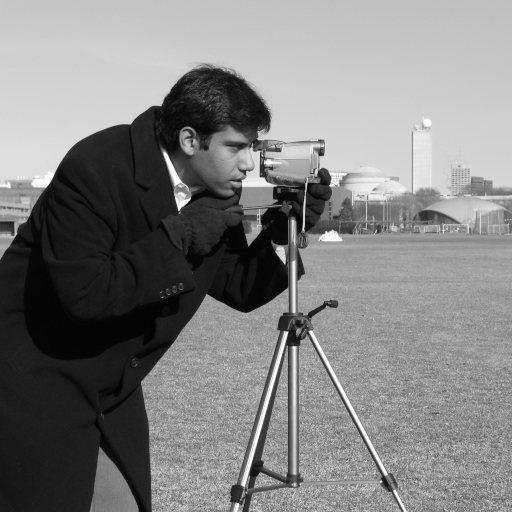
#> input picture skimage.data.camera(), 512 x 512 px
$ python geometry.py
#> lines starting #> are read from the running program, lines starting #| are printed output that depends on the picture
# 04_geometry/geometry.py

# Nama: Rayendra Althaf Taraka Noor
# NIM: 13522107
# Fitur: Script ini melakukan simulasi kalibrasi kamera dan transformasi geometri pada semua gambar.

import cv2
import numpy as np
from skimage import data
import os
import pandas as pd

def simulate_camera_calibration(image, image_name, output_dir):
    """
    Melakukan simulasi kalibrasi kamera dan transformasi geometri.
    """
    if not os.path.exists(output_dir):
        os.makedirs(output_dir)

    # Pastikan gambar dalam format BGR untuk menggambar
    if len(image.shape) == 2:
        image_bgr = cv2.cvtColor(image, cv2.COLOR_GRAY2BGR)
    else:
        image_bgr = image.copy()

    rows, cols, _ = image_bgr.shape

    all_params = []

    # --- 1. Simulasi Transformasi Perspektif ---
    # Tentukan 4 titik pada gambar sumber (sudut gambar)
    src_points = np.float32([
        [0, 0],         # Kiri atas
        [cols - 1, 0],  # Kanan atas
        [0, rows - 1],  # Kiri bawah
        [cols - 1, rows - 1] # Kanan bawah
    ])

    # Tentukan 4 titik tujuan untuk efek perspektif
    dst_points = np.float32([
        [cols * 0.15, rows * 0.15], # Kiri atas bergeser ke dalam
        [cols * 0.85, rows * 0.1],  # Kanan atas bergeser
        [cols * 0.05, rows * 0.9],  # Kiri bawah bergeser
        [cols * 0.95, rows * 0.85]  # Kanan bawah bergeser
    ])

    # Hitung matriks transformasi perspektif
    M_perspective = cv2.getPerspectiveTransform(src_points, dst_points)

    # Terapkan transformasi
    transformed_img = cv2.warpPerspective(image_bgr, M_perspective, (cols, rows))

    # Simpan hasil
    cv2.imwrite(os.path.join(output_dir, f"{image_name}_perspective_transformed.png"), transformed_img)

    all_params.append({
        'Image Source': image_name,
        'Transform Type': 'Perspective Transform',
        'Matrix Shape': f'{M_perspective.shape}',
        'Output Files': f'{image_name}_perspective_transformed.png'
    })

    # --- 2. Simulasi Rotasi dan Scaling ---
    # Matriks rotasi 30 derajat
    angle = 30
    center = (cols // 2, rows // 2)
    M_rotation = cv2.getRotationMatrix2D(center, angle, 1.0)

    # Terapkan rotasi
    rotated_img = cv2.warpAffine(image_bgr, M_rotation, (cols, rows))
    cv2.imwrite(os.path.join(output_dir, f"{image_name}_rotated_{angle}deg.png"), rotated_img)

    all_params.append({
        'Image Source': image_name,
        'Transform Type': f'Rotation {angle}°',
        'Matrix Shape': f'{M_rotation.shape}',
        'Output Files': f'{image_name}_rotated_{angle}deg.png'
    })

    # --- 3. Simulasi Camera Calibration dengan Checkerboard ---
    if "checkerboard" in image_name.lower():
        # Deteksi corner checkerboard untuk simulasi kalibrasi
        gray = cv2.cvtColor(image_bgr, cv2.COLOR_BGR2GRAY)

        # Parameter checkerboard (sesuaikan dengan gambar)
        pattern_size = (7, 7)  # Internal corners

        ret, corners = cv2.findChessboardCorners(gray, pattern_size, None)

        if ret:
            # Refine corner detection
            criteria = (cv2.TERM_CRITERIA_EPS + cv2.TERM_CRITERIA_MAX_ITER, 30, 0.001)
            corners_refined = cv2.cornerSubPix(gray, corners, (11, 11), (-1, -1), criteria)

            # Gambar corner yang terdeteksi
            corner_img = image_bgr.copy()
            cv2.drawChessboardCorners(corner_img, pattern_size, corners_refined, ret)
            cv2.imwrite(os.path.join(output_dir, f"{image_name}_calibration_corners.png"), corner_img)

            # Simulasi parameter kamera intrinsik
            camera_matrix = np.array([
                [800, 0, cols/2],
                [0, 800, rows/2],
                [0, 0, 1]
            ], dtype=np.float32)

            dist_coeffs = np.zeros((4, 1), dtype=np.float32)

            # Simulasi kalibrasi (dalam praktik nyata, ini akan menggunakan objek points 3D)
            obj_points = np.zeros((pattern_size[0] * pattern_size[1], 3), np.float32)
            obj_points[:, :2] = np.mgrid[0:pattern_size[0], 0:pattern_size[1]].T.reshape(-1, 2)

            # Simulasi pose estimation
            ret, rvecs, tvecs = cv2.solvePnP(obj_points, corners_refined, camera_matrix, dist_coeffs)

            all_params.append({
                'Image Source': image_name,
                'Transform Type': 'Camera Calibration',
                'Matrix Shape': f'Camera Matrix: {camera_matrix.shape}',
                'Output Files': f'{image_name}_calibration_corners.png'
            })

    # --- Simpan Parameter dan Matriks ke File Teks ---
    matrix_file_path = os.path.join(output_dir, f"{image_name}_geometry_parameters.txt")
    with open(matrix_file_path, 'w') as f:
        f.write("--- Parameter Transformasi Geometri ---\n\n")
        f.write(f"Gambar Sumber: {image_name}\n")
        f.write(f"Dimensi Gambar: {cols} x {rows}\n\n")

        f.write("1. Transformasi Perspektif:\n")
        f.write(f"Titik Sumber:\n{src_points}\n\n")
        f.write(f"Titik Tujuan:\n{dst_points}\n\n")
        f.write(f"Matriks Transformasi Perspektif:\n{M_perspective}\n\n")

        f.write("2. Transformasi Rotasi:\n")
        f.write(f"Sudut Rotasi: {angle} derajat\n")
        f.write(f"Pusat Rotasi: {center}\n")
        f.write(f"Matriks Rotasi:\n{M_rotation}\n\n")

        if "checkerboard" in image_name.lower() and ret:
            f.write("3. Parameter Kalibrasi Kamera:\n")
            f.write(f"Camera Matrix:\n{camera_matrix}\n\n")
            f.write(f"Distortion Coefficients:\n{dist_coeffs}\n\n")
            f.write(f"Rotation Vector:\n{rvecs}\n\n")
            f.write(f"Translation Vector:\n{tvecs}\n\n")

    df_params = pd.DataFrame(all_params)
    print(f"Transformasi geometri selesai untuk gambar: {image_name}")
    print(f"Parameter dan matriks disimpan di: '{matrix_file_path}'")
    return df_params

def main():
    """
    Fungsi utama untuk menjalankan pipeline transformasi geometri pada semua gambar standar.
    """
    output_dir_geometry = "04_geometry/output"
    all_params_list = []

    # --- Memproses Semua Gambar Standar ---
    standard_images = [
        ("cameraman", data.camera()),
        ("coins", data.coins()),
        ("checkerboard", data.checkerboard()),
        ("astronaut", cv2.cvtColor(data.astronaut(), cv2.COLOR_RGB2GRAY))
    ]
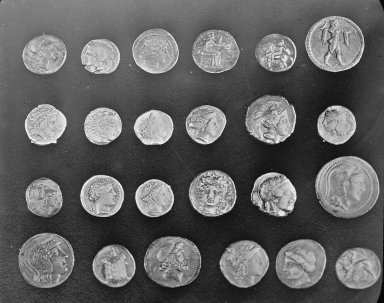
#> input picture skimage.data.coins(), 384 x 303 px
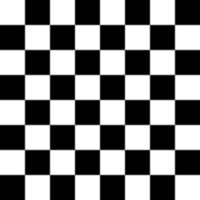
#> input picture skimage.data.checkerboard(), 200 x 200 px
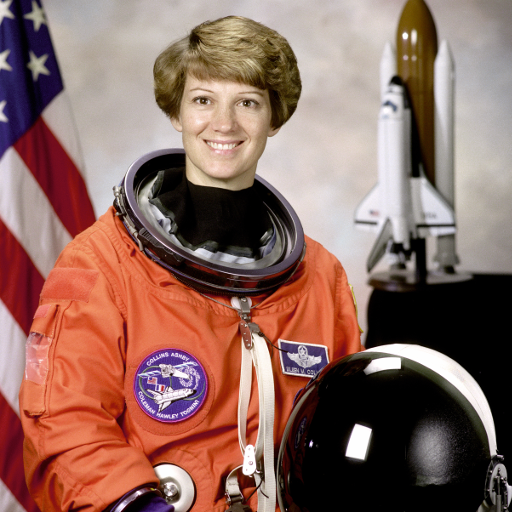
#> input picture skimage.data.astronaut(), 512 x 512 px

    for img_name, img_data in standard_images:
        print(f"Memproses gambar standar '{img_name}'...")
        params = simulate_camera_calibration(img_data, img_name, output_dir_geometry)
        all_params_list.append(params)
#> this loop made 4 passes
#> (img_name, rows in simulate_camera_calibration, cols in simulate_camera_calibration, src_points in simulate_camera_calibration, dst_points in simulate_camera_calibration, center in simulate_camera_calibration, M_rotation in simulate_camera_calibration, params) on passes 1, 4: ('cameraman', 512, 512, [[0, 0], [511, 0], [0, 511], [511, 511]], [[76.8, 76.8], [435.2, 51.2], [25.6, 460.8], [486.4, 435.2]], (256, 256), [[0.866, 0.5, -93.7], [-0.5, 0.866, 162.3]], table of 2 rows and 4 columns), ('astronaut', 512, 512, [[0, 0], [511, 0], [0, 511], [511, 511]], [[76.8, 76.8], [435.2, 51.2], [25.6, 460.8], [486.4, 435.2]], (256, 256), [[0.866, 0.5, -93.7], [-0.5, 0.866, 162.3]], table of 2 rows and 4 columns)
#> (img_name, rows in simulate_camera_calibration, cols in simulate_camera_calibration, src_points in simulate_camera_calibration, center in simulate_camera_calibration, M_rotation in simulate_camera_calibration, params) on pass 2: ('coins', 303, 384, [[0, 0], [383, 0], [0, 302], [383, 302]], (192, 151), [[0.866, 0.5, -49.78], [-0.5, 0.866, 116.2]], table of 2 rows and 4 columns)
#> (printed output is left out)
#> pass 1, in simulate_camera_calibration, `transformed_img = cv2.warpPerspective(image_bgr, M_perspective, (cols,..`:
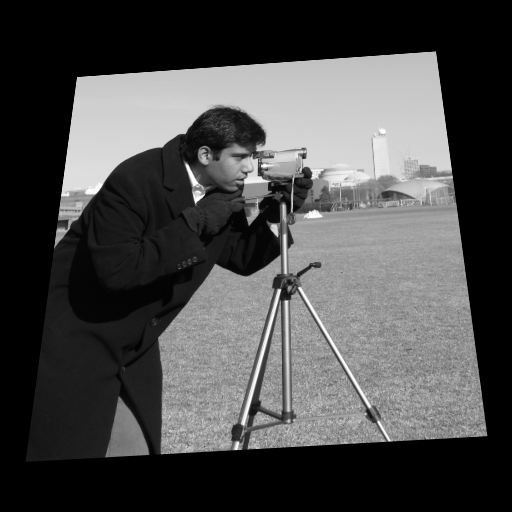
#> transformed_img: shape (512, 512, 3); min 0, max 255, mean 74.9
#> pass 1, in simulate_camera_calibration, `rotated_img = cv2.warpAffine(image_bgr, M_rotation, (cols, rows))`:
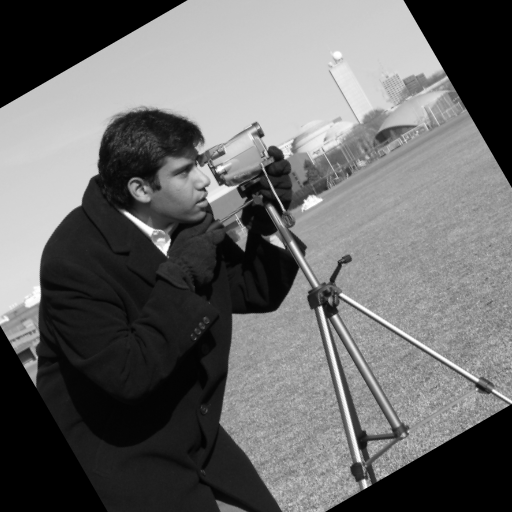
#> rotated_img: shape (512, 512, 3); min 0, max 255, mean 106
#> after the loop, all_params_list = 4 items

    # --- Memproses Gambar Pribadi ---
    personal_image_path = 'my_photo.jpg'
    if os.path.exists(personal_image_path):
        print(f"Memproses gambar pribadi '{personal_image_path}'...")
        img_personal = cv2.imread(personal_image_path, cv2.IMREAD_GRAYSCALE)
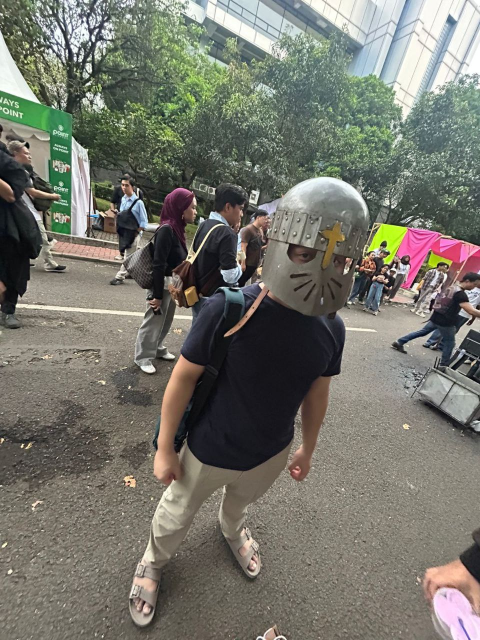
#> input picture my_photo.jpg, 960 x 1280 px, found by its file name (shown at 1/2 size)
#> img_personal: shape (1280, 960); min 0, max 255, mean 116.2
        if img_personal is not None:
            params_personal = simulate_camera_calibration(img_personal, "personal_image", output_dir_geometry)
#> in simulate_camera_calibration (call 5), `rotated_img = cv2.warpAffine(image_bgr, M_rotation, (cols, rows))`:
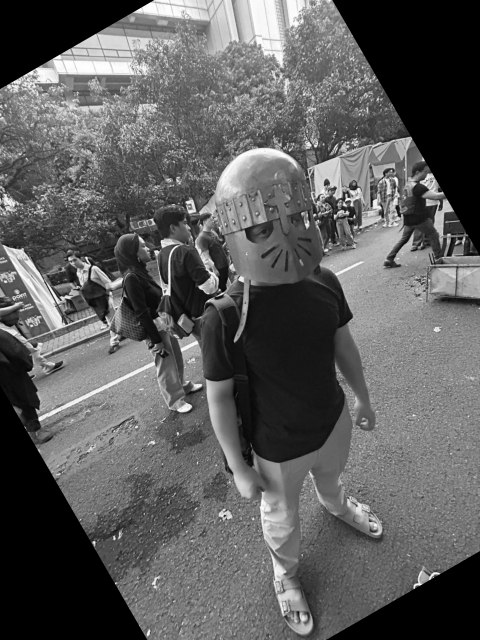
#> rotated_img: shape (1280, 960, 3) (shown at 1/2 size); min 0, max 255, mean 92.7
#> params_personal = table of 2 rows and 4 columns
            all_params_list.append(params_personal)
        else:
            print(f"Error: Gagal memuat gambar dari '{personal_image_path}'")
    else:
        print(f"Peringatan: File gambar pribadi '{personal_image_path}' tidak ditemukan. Langkah ini dilewati.")

    if all_params_list:
        final_params_df = pd.concat(all_params_list, ignore_index=True)
#> final_params_df = table of 11 rows and 4 columns
        csv_path = os.path.join(output_dir_geometry, "tabel_parameter_geometry.csv")
        final_params_df.to_csv(csv_path, index=False)
        print(f"\nProses transformasi geometri selesai. Hasil disimpan di: '{output_dir_geometry}'")
        print(f"Tabel parameter disimpan di: '{csv_path}'")
        print(f"Total gambar diproses: {len(all_params_list)}")
#| Total gambar diproses: 5
        print(f"Total transformasi diterapkan: {len(final_params_df)}")
#| Total transformasi diterapkan: 11
    else:
        print("Tidak ada gambar yang diproses.")

if __name__ == "__main__":
    main()
